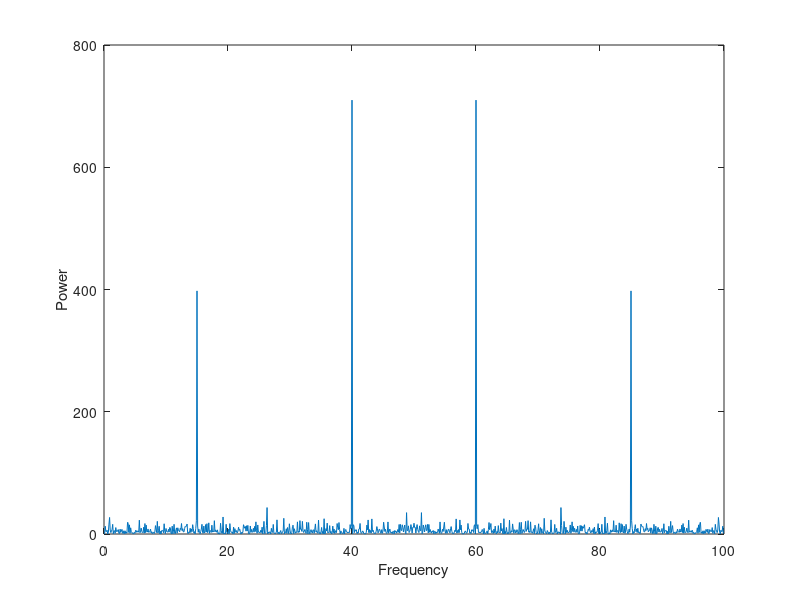

MATLAB code to generate this figure:
%The Fourier transform can compute the frequency
%components of a signal that is corrupted by random noise
%Create a signal with component frequncies at 15 Hz and 40 Hz
%and inject random Gaussian noise



fs=100;                                   %sample frequency Hz
t=0:1/fs:10-1/fs;                         %10 second span time vectoriz
x=(1.3)*sin(2*pi*15*t) ...                %15 Hz component
  + (1.7)*sin(2*pi*40*(t-2)) ...          %40 Hz component
  + 2.5*gallery('normaldata',size(t),4);  %Gaussian noise

  
%The Fourier transform of the signal identifies its
%frequency components. In MatLab the fft function
%computes the Fourier transform using a fast Fourier
%transform algorithm. Use fft to compute the discrete
%Fourier transform of the signal-

  
 y=fft(x);
 
 n=length(x);         %number of samples
 f=(0:n-1)*(fs/n);    %frequency range
 power=abs(y).^2/n;   %power of the DFT
 
 plot(f,power)
 xlabel('Frequency')
 ylabel('Power')